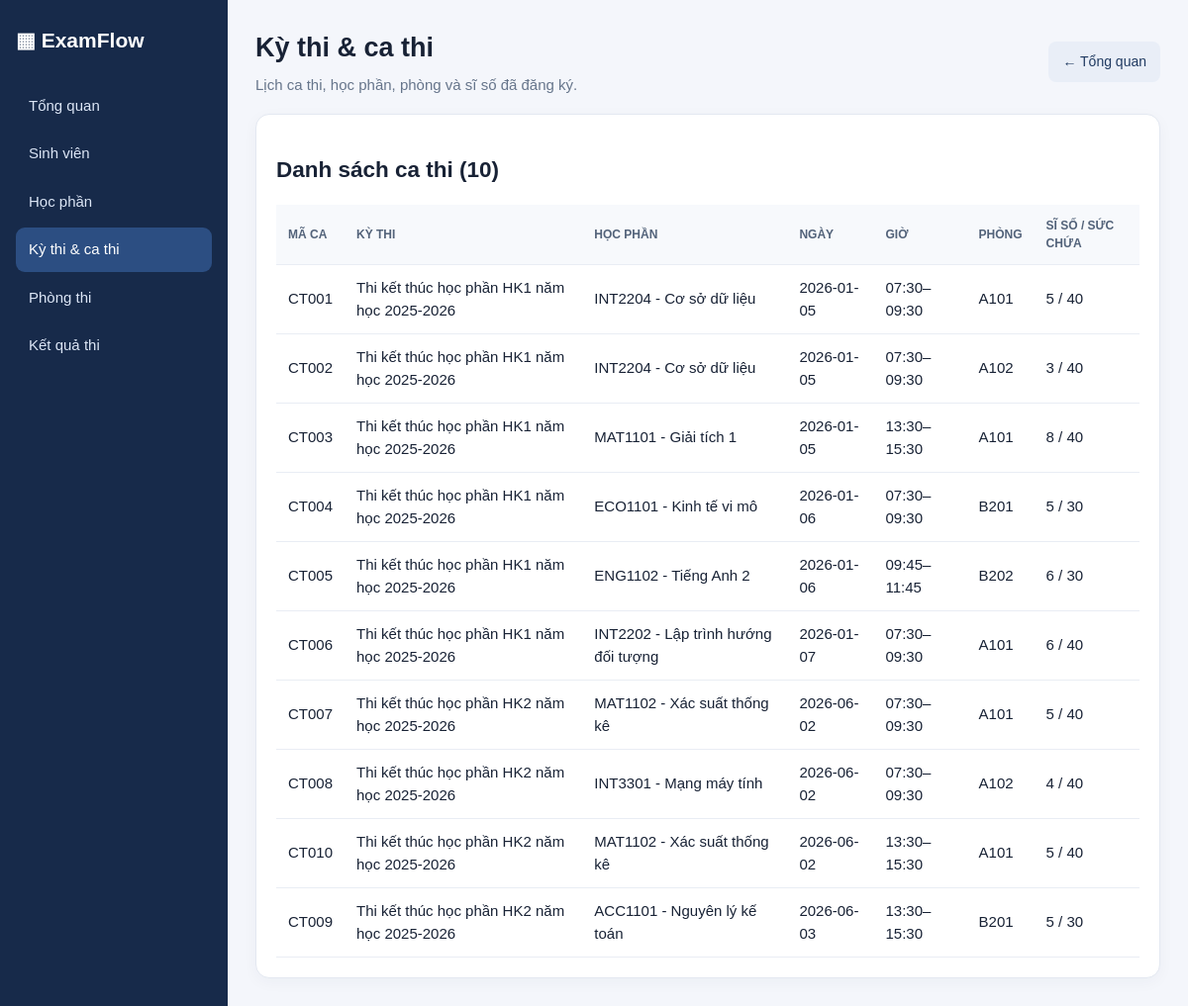
The page /exams.php on the database its author committed.
### tables this page shows
CREATE TABLE ca_thi (
  id            INT AUTO_INCREMENT PRIMARY KEY,
  ma_ca_thi     VARCHAR(20) NOT NULL UNIQUE,
  ky_thi_id     INT NOT NULL,
  hoc_phan_id   INT NOT NULL,
  phong_thi_id  INT NOT NULL,
  ngay_thi      DATE NOT NULL,
  gio_bat_dau   TIME NOT NULL,
  gio_ket_thuc  TIME NOT NULL,
  UNIQUE KEY uq_ca_thi_id_kythi_hocphan (id, ky_thi_id, hoc_phan_id),
  INDEX idx_ca_kythi_hocphan (ky_thi_id, hoc_phan_id),
  INDEX idx_ca_phong_ngay_gio (phong_thi_id, ngay_thi, gio_bat_dau),
  INDEX idx_ca_ngay_gio (ngay_thi, gio_bat_dau, gio_ket_thuc),
  CONSTRAINT fk_ca_kythi   FOREIGN KEY (ky_thi_id)    REFERENCES ky_thi(id),
  CONSTRAINT fk_ca_hocphan FOREIGN KEY (hoc_phan_id)  REFERENCES hoc_phan(id),
  CONSTRAINT fk_ca_phong   FOREIGN KEY (phong_thi_id) REFERENCES phong_thi(id),
  CONSTRAINT ck_ca_gio CHECK (gio_ket_thuc > gio_bat_dau)
);

CREATE TABLE ky_thi (
  id             INT AUTO_INCREMENT PRIMARY KEY,
  ten_ky_thi     VARCHAR(150) NOT NULL,
  hoc_ky         ENUM('HK1','HK2','HK_HE') NOT NULL,
  nam_hoc        VARCHAR(9) NOT NULL COMMENT 'Ví dụ 2025-2026',
  ngay_bat_dau   DATE,
  ngay_ket_thuc  DATE,
  UNIQUE KEY uq_ky_thi_hocky_namhoc (hoc_ky, nam_hoc),
  CONSTRAINT ck_ky_thi_ngay CHECK (ngay_ket_thuc IS NULL OR ngay_bat_dau IS NULL
                                   OR ngay_ket_thuc >= ngay_bat_dau)
);

CREATE TABLE hoc_phan (
  id            INT AUTO_INCREMENT PRIMARY KEY,
  ma_hoc_phan   VARCHAR(15)  NOT NULL UNIQUE,
  ten_hoc_phan  VARCHAR(150) NOT NULL,
  so_tin_chi    SMALLINT     NOT NULL,
  khoa_id       INT NOT NULL COMMENT 'Khoa quản lý học phần',
  INDEX idx_hp_khoa (khoa_id),
  CONSTRAINT fk_hp_khoa FOREIGN KEY (khoa_id) REFERENCES khoa(id),
  CONSTRAINT ck_hp_tin_chi CHECK (so_tin_chi > 0)
);

CREATE TABLE phong_thi (
  id        INT AUTO_INCREMENT PRIMARY KEY,
  ma_phong  VARCHAR(15) NOT NULL UNIQUE,
  toa_nha   VARCHAR(50) NOT NULL,
  suc_chua  SMALLINT    NOT NULL COMMENT 'Sức chứa tối đa',
  INDEX idx_phong_toa_nha (toa_nha),
  CONSTRAINT ck_phong_suc_chua CHECK (suc_chua > 0)
);

### exams.php (the view)
<?php
require __DIR__.'/config/database.php';function h($v){return htmlspecialchars((string)$v,ENT_QUOTES,'UTF-8');}
$rows=$pdo->query("SELECT c.id,c.ma_ca_thi,c.ngay_thi,c.gio_bat_dau,c.gio_ket_thuc,hp.ma_hoc_phan,hp.ten_hoc_phan,k.ten_ky_thi,p.ma_phong,p.suc_chua,(SELECT COUNT(*) FROM dang_ky_thi d WHERE d.ca_thi_id=c.id) si_so FROM ca_thi c JOIN hoc_phan hp ON hp.id=c.hoc_phan_id JOIN ky_thi k ON k.id=c.ky_thi_id JOIN phong_thi p ON p.id=c.phong_thi_id ORDER BY c.ngay_thi,c.gio_bat_dau")->fetchAll();
?><!doctype html><html lang="vi"><head><meta charset="utf-8"><meta name="viewport" content="width=device-width,initial-scale=1"><title>Kỳ thi & ca thi - ExamFlow</title><link rel="stylesheet" href="assets/style.css"></head><body><div class="layout"><aside class="sidebar"><div class="brand">▦ ExamFlow</div><a href="index.php">Tổng quan</a><a href="students.php">Sinh viên</a><a href="courses.php">Học phần</a><a class="active" href="exams.php">Kỳ thi & ca thi</a><a href="rooms.php">Phòng thi</a><a href="results.php">Kết quả thi</a></aside><main class="main"><div class="top"><div><h1>Kỳ thi & ca thi</h1><div class="muted">Lịch ca thi, học phần, phòng và sĩ số đã đăng ký.</div></div><a class="btn secondary" href="index.php">← Tổng quan</a></div><div class="panel"><h2>Danh sách ca thi (<?=count($rows)?>)</h2><?php if(!$rows):?><div class="empty">Chưa có ca thi.</div><?php else:?><table><thead><tr><th>Mã ca</th><th>Kỳ thi</th><th>Học phần</th><th>Ngày</th><th>Giờ</th><th>Phòng</th><th>Sĩ số / sức chứa</th></tr></thead><tbody><?php foreach($rows as $r):?><tr><td><?=h($r['ma_ca_thi'])?></td><td><?=h($r['ten_ky_thi'])?></td><td><?=h($r['ma_hoc_phan'].' - '.$r['ten_hoc_phan'])?></td><td><?=h($r['ngay_thi'])?></td><td><?=h(substr($r['gio_bat_dau'],0,5).'–'.substr($r['gio_ket_thuc'],0,5))?></td><td><?=h($r['ma_phong'])?></td><td><?=h($r['si_so'].' / '.$r['suc_chua'])?></td></tr><?php endforeach?></tbody></table><?php endif?></div></main></div></body></html>

### assets/style.css (style rules this page uses)
* { box-sizing:border-box }
body { margin:0;background:#f4f6fb;color:#182235;font:15px/1.5 Arial,sans-serif }
.layout { display:flex;min-height:100vh }
.sidebar { width:230px;background:#172a4a;color:#fff;padding:25px 16px }
.brand { font-size:21px;font-weight:bold;margin:0 0 28px }
.sidebar a { display:block;color:#dce6f6;text-decoration:none;padding:11px 13px;border-radius:9px;margin:4px 0 }
.sidebar a:hover,.sidebar a.active { background:#2c4e82;color:#fff }
.main { flex:1;padding:28px;min-width:0 }
.top { display:flex;justify-content:space-between;align-items:center;gap:12px;flex-wrap:wrap }
.top h1 { margin:0 0 6px;font-size:27px }
.muted { color:#66758b }
.card,.panel { background:#fff;border:1px solid #e3e8f1;border-radius:14px;padding:20px;box-shadow:0 4px 15px #172a4a0a }
.panel { margin-top:18px;overflow-x:auto }
.btn { display:inline-block;border:0;border-radius:8px;padding:10px 14px;background:#2458a6;color:white;text-decoration:none;cursor:pointer;font-size:14px }
.btn.secondary { background:#e9eef7;color:#203a61 }
table { border-collapse:collapse;width:100%;min-width:600px }
th,td { text-align:left;padding:12px;border-bottom:1px solid #e9edf4 }
th { background:#f7f9fc;color:#53637a;font-size:12px;text-transform:uppercase }

### rows shown on the page
ca_thi: ma_ca_thi "CT001", ky_thi.ten_ky_thi "Thi kết thúc học phần HK1 năm học 2025-2026", hoc_phan.ten_hoc_phan "INT2204 - Cơ sở dữ liệu", ngay_thi "2026-01-05", gio_bat_dau+gio_ket_thuc "07:30–09:30", phong_thi.ma_phong "A101", suc_chua "5 / 40"
ca_thi: ma_ca_thi "CT002", ky_thi.ten_ky_thi "Thi kết thúc học phần HK1 năm học 2025-2026", hoc_phan.ten_hoc_phan "INT2204 - Cơ sở dữ liệu", ngay_thi "2026-01-05", gio_bat_dau+gio_ket_thuc "07:30–09:30", phong_thi.ma_phong "A102", suc_chua "3 / 40"
ca_thi: ma_ca_thi "CT003", ky_thi.ten_ky_thi "Thi kết thúc học phần HK1 năm học 2025-2026", hoc_phan.ten_hoc_phan "MAT1101 - Giải tích 1", ngay_thi "2026-01-05", gio_bat_dau+gio_ket_thuc "13:30–15:30", phong_thi.ma_phong "A101", suc_chua "8 / 40"
ca_thi: ma_ca_thi "CT004", ky_thi.ten_ky_thi "Thi kết thúc học phần HK1 năm học 2025-2026", hoc_phan.ten_hoc_phan "ECO1101 - Kinh tế vi mô", ngay_thi "2026-01-06", gio_bat_dau+gio_ket_thuc "07:30–09:30", phong_thi.ma_phong "B201", suc_chua "5 / 30"
ca_thi: ma_ca_thi "CT005", ky_thi.ten_ky_thi "Thi kết thúc học phần HK1 năm học 2025-2026", hoc_phan.ten_hoc_phan "ENG1102 - Tiếng Anh 2", ngay_thi "2026-01-06", gio_bat_dau+gio_ket_thuc "09:45–11:45", phong_thi.ma_phong "B202", suc_chua "6 / 30"
ca_thi: ma_ca_thi "CT006", ky_thi.ten_ky_thi "Thi kết thúc học phần HK1 năm học 2025-2026", hoc_phan.ten_hoc_phan "INT2202 - Lập trình hướng đối tượng", ngay_thi "2026-01-07", gio_bat_dau+gio_ket_thuc "07:30–09:30", phong_thi.ma_phong "A101", suc_chua "6 / 40"
ca_thi: ma_ca_thi "CT007", ky_thi.ten_ky_thi "Thi kết thúc học phần HK2 năm học 2025-2026", hoc_phan.ten_hoc_phan "MAT1102 - Xác suất thống kê", ngay_thi "2026-06-02", gio_bat_dau+gio_ket_thuc "07:30–09:30", phong_thi.ma_phong "A101", suc_chua "5 / 40"
ca_thi: ma_ca_thi "CT008", ky_thi.ten_ky_thi "Thi kết thúc học phần HK2 năm học 2025-2026", hoc_phan.ten_hoc_phan "INT3301 - Mạng máy tính", ngay_thi "2026-06-02", gio_bat_dau+gio_ket_thuc "07:30–09:30", phong_thi.ma_phong "A102", suc_chua "4 / 40"
ca_thi: ma_ca_thi "CT010", ky_thi.ten_ky_thi "Thi kết thúc học phần HK2 năm học 2025-2026", hoc_phan.ten_hoc_phan "MAT1102 - Xác suất thống kê", ngay_thi "2026-06-02", gio_bat_dau+gio_ket_thuc "13:30–15:30", phong_thi.ma_phong "A101", suc_chua "5 / 40"
ca_thi: ma_ca_thi "CT009", ky_thi.ten_ky_thi "Thi kết thúc học phần HK2 năm học 2025-2026", hoc_phan.ten_hoc_phan "ACC1101 - Nguyên lý kế toán", ngay_thi "2026-06-03", gio_bat_dau+gio_ket_thuc "13:30–15:30", phong_thi.ma_phong "B201", suc_chua "5 / 30"

### other values the page prints
count($rows) "10"
